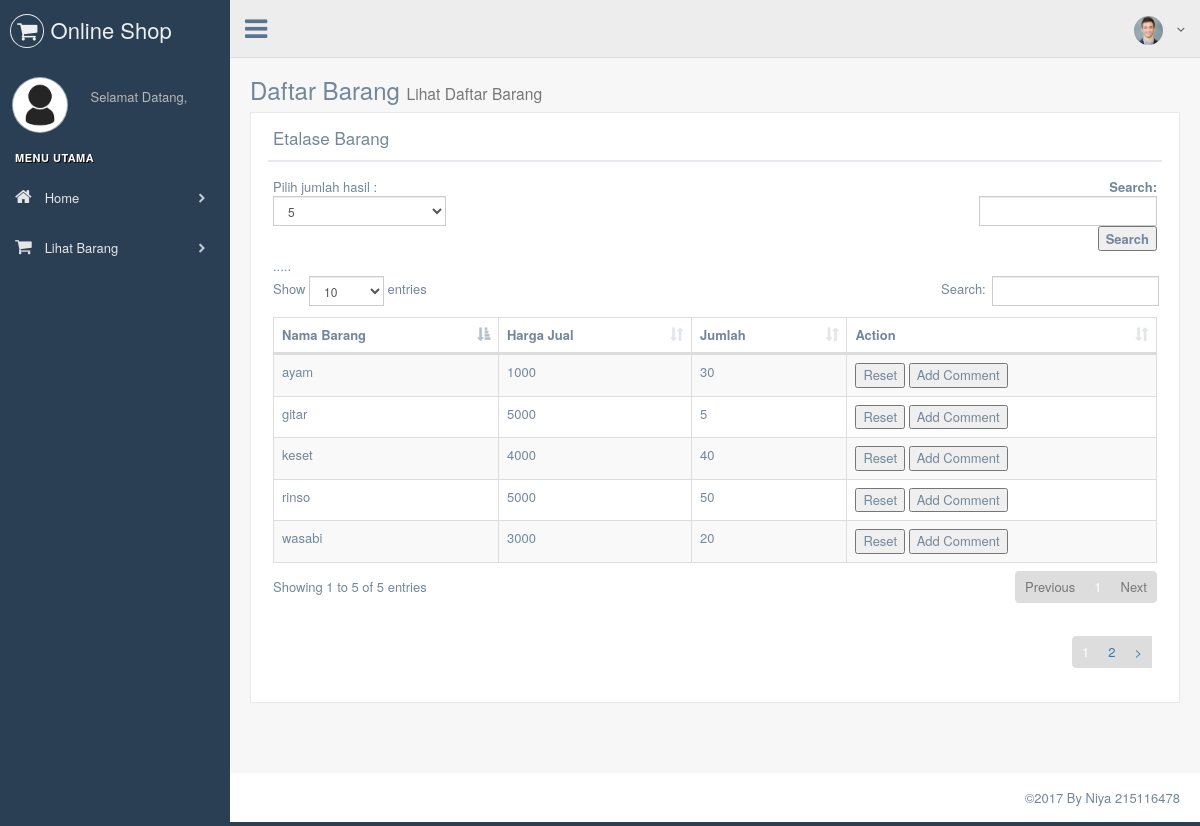
/index.php/barang, run on the app's committed database.
### tables this page shows
CREATE TABLE `barang` (
  `ID_BARANG` int(11) NOT NULL,
  `NAMA_BARANG` varchar(50) NOT NULL,
  `HARGA_BARANG` int(11) NOT NULL,
  `JUMLAH_BARANG` int(11) NOT NULL,
  `HOT_BARANG` int(1) NOT NULL DEFAULT '0'
);

### index.php (called while the page is built, shortened)
<?php
require_once BASEPATH.'core/CodeIgniter.php';

### application/models/M_Barang.php (called while the page is built, shortened)
<?php
class M_Barang extends CI_Model{
	public function fetch($limit,$start){
		$this->db->limit($limit,$start);
		$query=$this->db->get('barang');
		return $query->result_array();
	}
}
?>

### application/views/user_lihat_barang_view.php (the view, shortened to what this page needs)
<div class="row">
	<div class="col-md-12 col-sm-12 col-xs-12">
		<div class="x_panel">
			<div class="x_title">
				<h2>Etalase Barang <small>Lihat Iklan yang diposting user lain</small></h2>
				<div class="clearfix"></div>
			</div>
			<div class="x_content">
				<div class="row">
					<div class="col-sm-6">
						<div class="dataTables_length" id="datatable_length">
							Pilih jumlah hasil :
							<?php echo form_open("Barang/index");
								echo '<select name="datatable_length" aria-controls="datatable" class="form-control input-sm" type="submit">';
										$x=array("5","10","15");
										for($i=0;$i<count($x);$i++){
											if($allowed == $x)$selected="selected";else $selected=" ";
											echo "<option value='".$x[$i]."' ".$selected.">".$x[$i]."</option>";
										}
								echo "</select>";
								echo form_close();
							?>
						</div>
					</div>
					<div class="col-sm-6">
						<div id="datatable_filter" class="dataTables_filter">
							<?php echo form_open('Barang/search');?>
							<label>Search:<?php
								if($this->session->userdata('searchItem')!=""){
								$attribute=array('id'=>'search','autocomplete'=>'off','class'=>'form-control input-sm','aria-controls'=>'datatable');
								}else{
								$attribute=array('autocomplete'=>'off','class'=>'form-control input-sm','aria-controls'=>'datatable');
								}
							echo form_input('txtSearch','',$attribute);?>
							<?php echo form_submit('btnSearch','Search');?></label>
							<?php echo form_close();?>
						</div>
					</div>
				</div>
				<table id="datatable-responsive" class="table table-striped table-bordered dt-responsive nowrap" cellspacing="0" width="100%">
				  <thead>
					<tr>
						<th>Nama Barang</th>
						<th>Harga Jual</th>
						<th>Jumlah</th>
						<th>Action</th>
					</tr>
				  </thead>
				  <tbody>
				  <?php for($i=0;$i<count($barang);$i++){
				    echo
				    '<tr>
				    <td>'.$barang[$i]['NAMA_BARANG'].'</td>
				    <td>'. $barang[$i]['HARGA_BARANG'].'</td>
				    <td>'.$barang[$i]['JUMLAH_BARANG'].'</td>';
					echo form_open('Comment/index').'<td>';
					echo form_submit('btnResetBarang','Reset');
					echo form_submit('btnAddComment','Add Comment');
					 echo "</td>.";
					echo form_close().'</tr>';
					  } ?>
				  </tbody>
				</table>
			</div>
	<div class="col-sm-5">
	</div>
	<div class="col-sm-7">
		<div class="dataTables_paginate paging_simple_numbers" id="datatable_paginate">
			<?php echo $links;?>
		</div>
	</div>
	</div>
</div>

### data on the page
barang: NAMA_BARANG "rinso", HARGA_BARANG "5000", JUMLAH_BARANG "50"
barang: NAMA_BARANG "wasabi", HARGA_BARANG "3000", JUMLAH_BARANG "20"
barang: NAMA_BARANG "ayam", HARGA_BARANG "1000", JUMLAH_BARANG "30"
barang: NAMA_BARANG "keset", HARGA_BARANG "4000", JUMLAH_BARANG "40"
barang: NAMA_BARANG "gitar", HARGA_BARANG "5000", JUMLAH_BARANG "5"

### other printed values
$templateData["title"] "Daftar Barang"
$templateData["description"] "Lihat Daftar Barang"
$links "1 2 >"
form field datatable_length "5"
